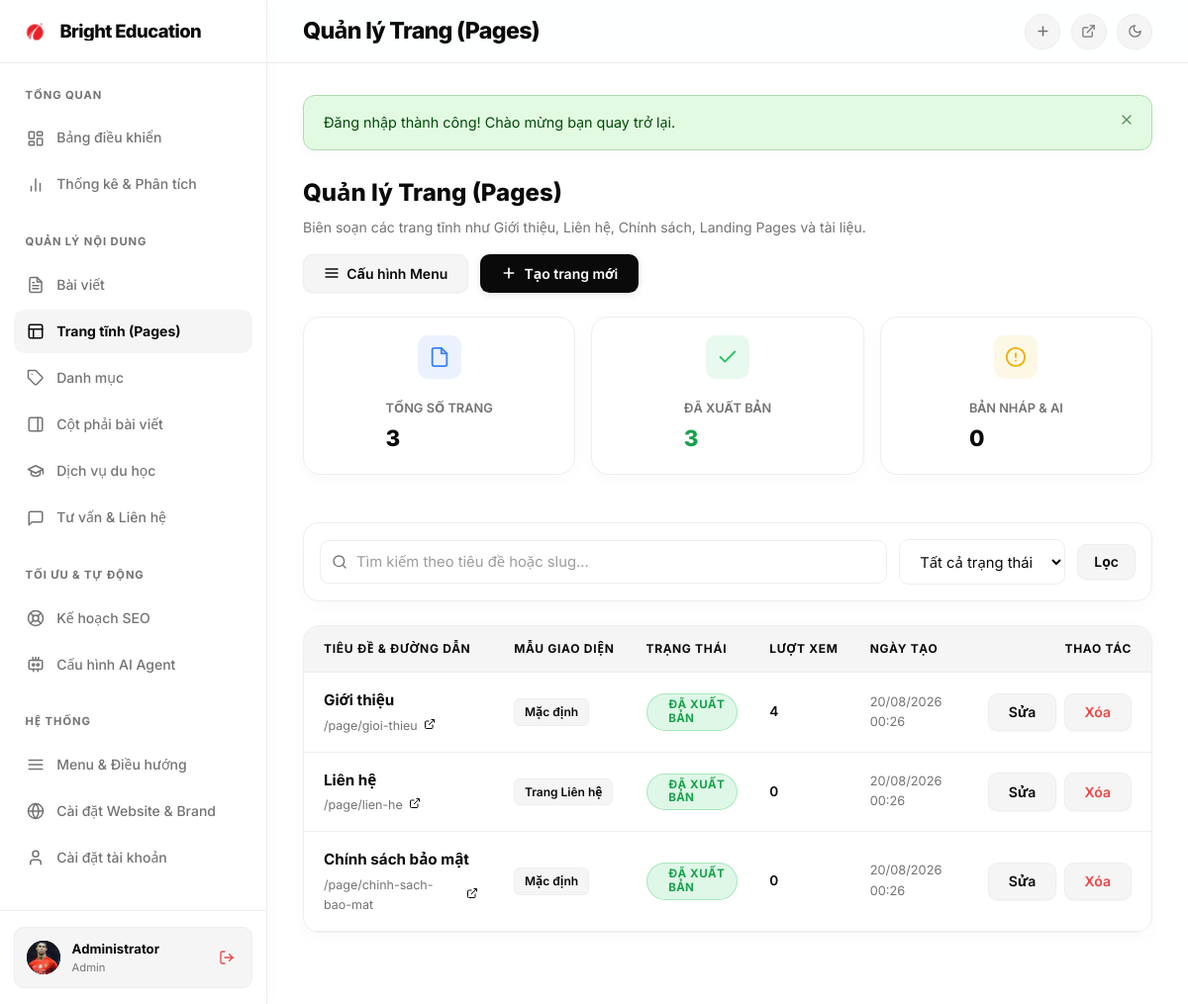
The app's page /admin/pages (signed in) with its own data.
### tables this page shows
CREATE TABLE users (
    id INTEGER PRIMARY KEY AUTOINCREMENT,
    username TEXT NOT NULL UNIQUE,
    email TEXT NOT NULL UNIQUE,
    password TEXT NOT NULL,
    full_name TEXT NOT NULL,
    role TEXT NOT NULL DEFAULT 'subscriber' CHECK(role IN ('admin','editor','subscriber')),
    status TEXT NOT NULL DEFAULT 'active' CHECK(status IN ('active','inactive')),
    created_at TEXT NOT NULL DEFAULT (datetime('now','localtime')),
    updated_at TEXT NOT NULL DEFAULT (datetime('now','localtime'))
, avatar TEXT);

CREATE TABLE pages (
                        id INTEGER PRIMARY KEY AUTOINCREMENT,
                        title TEXT NOT NULL,
                        slug TEXT NOT NULL UNIQUE,
                        excerpt TEXT,
                        content TEXT,
                        template TEXT NOT NULL DEFAULT 'default',
                        featured_image TEXT,
                        author_id INTEGER NOT NULL,
                        status TEXT NOT NULL DEFAULT 'draft' CHECK(status IN ('draft','published','archived','ai_draft','pending_review','approved')),
                        views INTEGER NOT NULL DEFAULT 0,
                        sort_order INTEGER NOT NULL DEFAULT 0,
                        meta_title TEXT,
                        meta_description TEXT,
                        meta_keywords TEXT,
                        custom_schema_json TEXT,
                        published_at TEXT,
                        created_at TEXT NOT NULL DEFAULT (datetime('now','localtime')),
                        updated_at TEXT NOT NULL DEFAULT (datetime('now','localtime')),
                        FOREIGN KEY (author_id) REFERENCES users(id) ON DELETE CASCADE
                    );

### views/admin/pages.php (the view, shortened to what the rows shown need)
<?php include APP_ROOT . '/views/layouts/admin_header.php'; ?>
<div class="admin-page-container">
    <div class="admin-page-header" style="display: flex; justify-content: space-between; align-items: center; margin-bottom: 1.5rem; flex-wrap: wrap; gap: 1rem;">
        <div>
            <h2 style="font-size: 1.5rem; font-weight: 800; color: var(--foreground); margin: 0 0 0.25rem 0;">Quản lý Trang (Pages)</h2>
        </div>
    </div>
    <div class="card" style="padding: 0; overflow: hidden;">
        <div style="overflow-x: auto;">
            <table class="admin-table" style="width: 100%; border-collapse: collapse; text-align: left;">
                <thead>
                    <tr style="background: var(--secondary); border-bottom: 1px solid var(--border); font-size: 0.8rem; color: var(--muted-foreground); text-transform: uppercase;">
                        <th style="padding: 0.85rem 1.25rem; font-weight: 700;">Tiêu đề &amp; Đường dẫn</th>
                        <th style="padding: 0.85rem 1rem; font-weight: 700;">Mẫu giao diện</th>
                        <th style="padding: 0.85rem 1rem; font-weight: 700;">Trạng thái</th>
                        <th style="padding: 0.85rem 1rem; font-weight: 700;">Lượt xem</th>
                        <th style="padding: 0.85rem 1rem; font-weight: 700;">Ngày tạo</th>
                        <th style="padding: 0.85rem 1.25rem; font-weight: 700; text-align: right;">Thao tác</th>
                    </tr>
                </thead>
                <tbody>
                    <?php if (empty($pages)): ?>
                        <tr>
                            <td colspan="6" style="padding: 3rem 1rem; text-align: center; color: var(--muted-foreground);">
                                <svg width="40" height="40" viewBox="0 0 24 24" fill="none" stroke="currentColor" stroke-width="1.5" style="margin: 0 auto 0.75rem auto; display: block; opacity: 0.6;">
                                    <path d="M14 2H6a2 2 0 0 0-2 2v16a2 2 0 0 0 2 2h12a2 2 0 0 0 2-2V8z"/><polyline points="14 2 14 8 20 8"/>
                                </svg>
                                <div>Chưa có trang nào phù hợp với bộ lọc.</div>
                            </td>
                        </tr>
                    <?php else: ?>
                        <?php foreach ($pages as $p): ?>
                            <tr style="border-bottom: 1px solid var(--border); transition: background 0.15s ease;" onmouseover="this.style.background='var(--secondary)'" onmouseout="this.style.background='transparent'">
                                <td style="padding: 1rem 1.25rem;">
                                    <div style="font-weight: 700; font-size: 0.95rem; margin-bottom: 0.2rem;">
                                        <a href="/admin/pages/edit/<?php echo $p['id']; ?>" style="color: var(--foreground); text-decoration: none;">
                                            <?php echo htmlspecialchars($p['title']); ?>
                                        </a>
                                    </div>
                                    <div style="font-size: 0.78rem; color: var(--muted-foreground); display: flex; align-items: center; gap: 0.4rem;">
                                        <span>/page/<?php echo htmlspecialchars($p['slug']); ?></span>
                                        <?php if ($p['status'] === 'published'): ?>
                                            <a href="/page/<?php echo htmlspecialchars($p['slug']); ?>" target="_blank" title="Xem trang trực tiếp" style="color: var(--primary);">
                                                <svg width="12" height="12" viewBox="0 0 24 24" fill="none" stroke="currentColor" stroke-width="2"><path d="M18 13v6a2 2 0 0 1-2 2H5a2 2 0 0 1-2-2V8a2 2 0 0 1 2-2h6"/><polyline points="15 3 21 3 21 9"/><line x1="10" y1="14" x2="21" y2="3"/></svg>
                                            </a>
                                        <?php endif; ?>
                                    </div>
                                </td>
                                <td style="padding: 1rem; font-size: 0.85rem;">
                                    <span style="display: inline-block; padding: 0.2rem 0.6rem; border-radius: 6px; background: var(--secondary); border: 1px solid var(--border); font-size: 0.75rem; font-weight: 600;">
                                        <?php
                                        $tplMap = ['default' => 'Mặc định', 'fullwidth' => 'Toàn màn hình', 'contact' => 'Trang Liên hệ', 'landing' => 'Landing Page'];
                                        echo htmlspecialchars($tplMap[$p['template']] ?? $p['template']);
                                        ?>
                                    </span>
                                </td>
                                <td style="padding: 1rem;">
                                    <?php if ($p['status'] === 'published'): ?>
                                        <span class="badge" style="background: rgba(34, 197, 94, 0.15); color: #16a34a; font-weight: 700; border: 1px solid rgba(34, 197, 94, 0.3);">Đã xuất bản</span>
                                    <?php elseif ($p['status'] === 'ai_draft'): ?>
                                        <span class="badge" style="background: rgba(168, 85, 247, 0.15); color: #9333ea; font-weight: 700; border: 1px solid rgba(168, 85, 247, 0.3);">🤖 Bản nháp AI</span>
                                    <?php elseif ($p['status'] === 'pending_review'): ?>
                                        <span class="badge" style="background: rgba(245, 158, 11, 0.15); color: #d97706; font-weight: 700; border: 1px solid rgba(245, 158, 11, 0.3);">Chờ duyệt</span>
                                    <?php else: ?>
                                        <span class="badge" style="background: var(--secondary); color: var(--muted-foreground); border: 1px solid var(--border);">Bản nháp</span>
                                    <?php endif; ?>
                                </td>
                                <td style="padding: 1rem; font-size: 0.85rem; color: var(--foreground); font-weight: 600;">
                                    <?php echo number_format($p['views']); ?>
                                </td>
                                <td style="padding: 1rem; font-size: 0.8rem; color: var(--muted-foreground);">
                                    <?php echo formatDate($p['created_at'], 'd/m/Y H:i'); ?>
                                </td>
                                <td style="padding: 1rem 1.25rem; text-align: right;">
                                    <div style="display: inline-flex; align-items: center; gap: 0.45rem;">
                                        <a href="/admin/pages/edit/<?php echo $p['id']; ?>" class="btn btn-secondary btn-xs" title="Chỉnh sửa">
                                            Sửa
                                        </a>
                                        <form method="POST" action="/admin/pages/delete/<?php echo $p['id']; ?>" onsubmit="return confirm('Bạn có chắc chắn muốn xóa trang này không?');" style="display: inline;">
                                            <button type="submit" class="btn btn-secondary btn-xs" style="color: var(--destructive);" title="Xóa trang">
                                                Xóa
                                            </button>
                                        </form>
                                    </div>
                                </td>
                            </tr>
                        <?php endforeach; ?>
                    <?php endif; ?>
                </tbody>
            </table>
        </div>
    </div>
</div>
<?php include APP_ROOT . '/views/layouts/admin_footer.php'; ?>

### views/layouts/admin_header.php (shortened to what the rows shown need)
<?php
$userName = $_SESSION['user_name'] ?? 'Admin';
$userRole = $_SESSION['user_role'] ?? 'editor';
$userInitial = strtoupper(mb_substr($userName, 0, 1, 'UTF-8'));
$userAvatar = $_SESSION['user_avatar'] ?? null;
if ($userAvatar === null && !empty($_SESSION['user_id'])) {
    $u = \Models\User::findById($_SESSION['user_id']);
    $userAvatar = $u['avatar'] ?? '';
}
?>
<!DOCTYPE html>
<html lang="vi">
<head>
    <link rel="stylesheet" href="/assets/css/style.css?v=<?php echo file_exists(APP_ROOT . '/public/assets/css/style.css') ? filemtime(APP_ROOT . '/public/assets/css/style.css') : '1.0'; ?>">
    <link rel="stylesheet" href="/assets/css/admin.css?v=<?php echo file_exists(APP_ROOT . '/public/assets/css/admin.css') ? filemtime(APP_ROOT . '/public/assets/css/admin.css') : '1.0'; ?>">
</head>
<body>
    <div class="admin-layout">
        <aside class="sidebar" id="adminSidebar">
            <div class="sidebar-footer">
                <div class="sidebar-user-card" style="position: relative;">
                    <a href="/admin/profile" style="display: flex; align-items: center; gap: 0.75rem; text-decoration: none; color: inherit; flex-grow: 1; min-width: 0;" title="Quản lý tài khoản">
                        <?php if (!empty($userAvatar)): ?>
                            <img src="<?php echo htmlspecialchars($userAvatar); ?>" alt="Avatar" class="user-avatar-badge" style="object-fit: cover; padding: 0;">
                        <?php else: ?>
                            <div class="user-avatar-badge"><?php echo htmlspecialchars($userInitial); ?></div>
                        <?php endif; ?>
                        <div class="user-meta-info">
                            <span class="user-meta-name"><?php echo htmlspecialchars($userName); ?></span>
                            <span class="user-meta-role"><?php echo htmlspecialchars($userRole); ?></span>
                        </div>
                    </a>
                </div>
            </div>
        </aside>
        <div class="main-wrapper">
            <header class="admin-topbar">
                <div class="topbar-left">
                    <div class="page-title-wrap">
                        <h1 class="page-title"><?php echo htmlspecialchars($page_title ?? 'Bảng điều khiển'); ?></h1>
                    </div>
                </div>
            </header>
            <main class="admin-main-content">

### records on screen
users: avatar (picture)
pages: title "Giới thiệu", slug "gioi-thieu", template "Mặc định", status "ĐÃ XUẤT BẢN", views "4", created_at "20/08/2026 00:26"
pages: title "Liên hệ", slug "lien-he", template "Trang Liên hệ", status "ĐÃ XUẤT BẢN", views "0", created_at "20/08/2026 00:26"
pages: title "Chính sách bảo mật", slug "chinh-sach-bao-mat", template "Mặc định", status "ĐÃ XUẤT BẢN", views "0", created_at "20/08/2026 00:26"

### other values on screen
$siteTitle "Bright Education"
$userName "Administrator"
$userRole "Admin"
$page_title "Quản lý Trang (Pages)"
$escapedMsg "Đăng nhập thành công! Chào mừng bạn quay trở lại."
$stats['total'] "3"
$stats['published'] "3"
